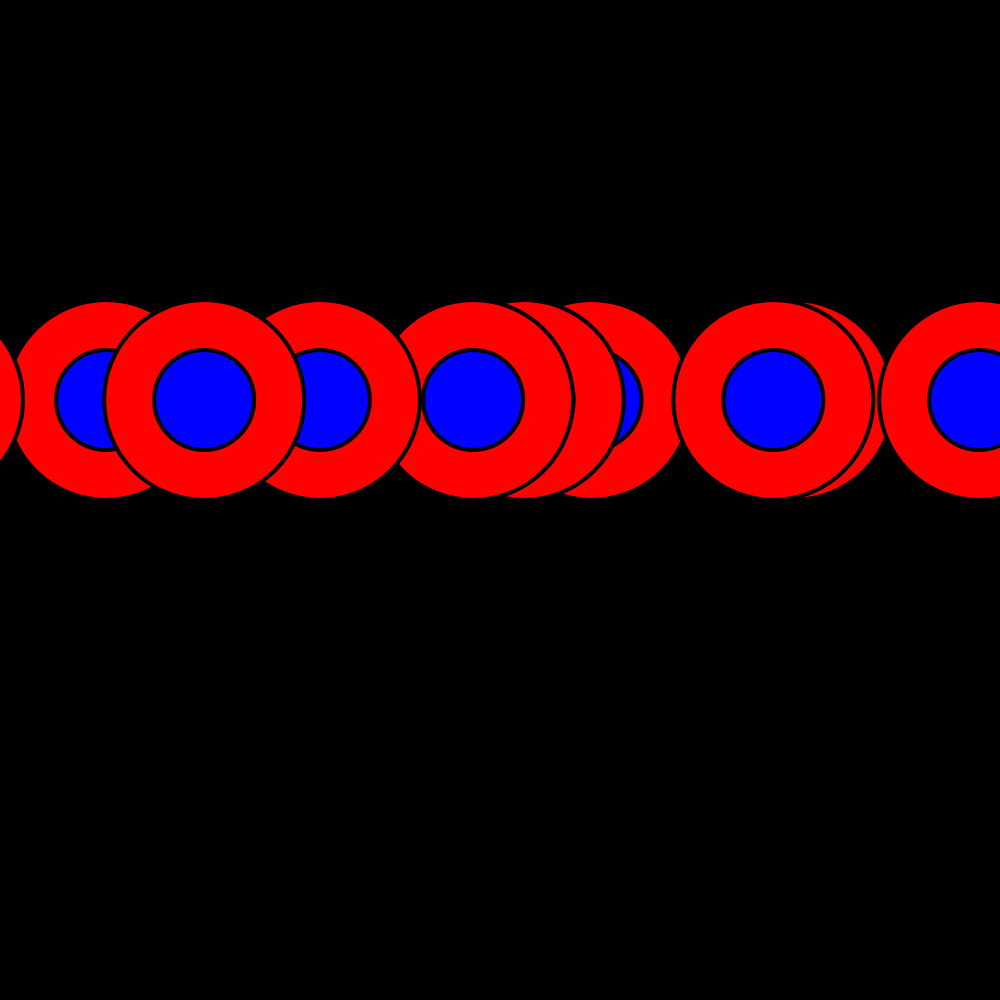
Frame 1 (no input)
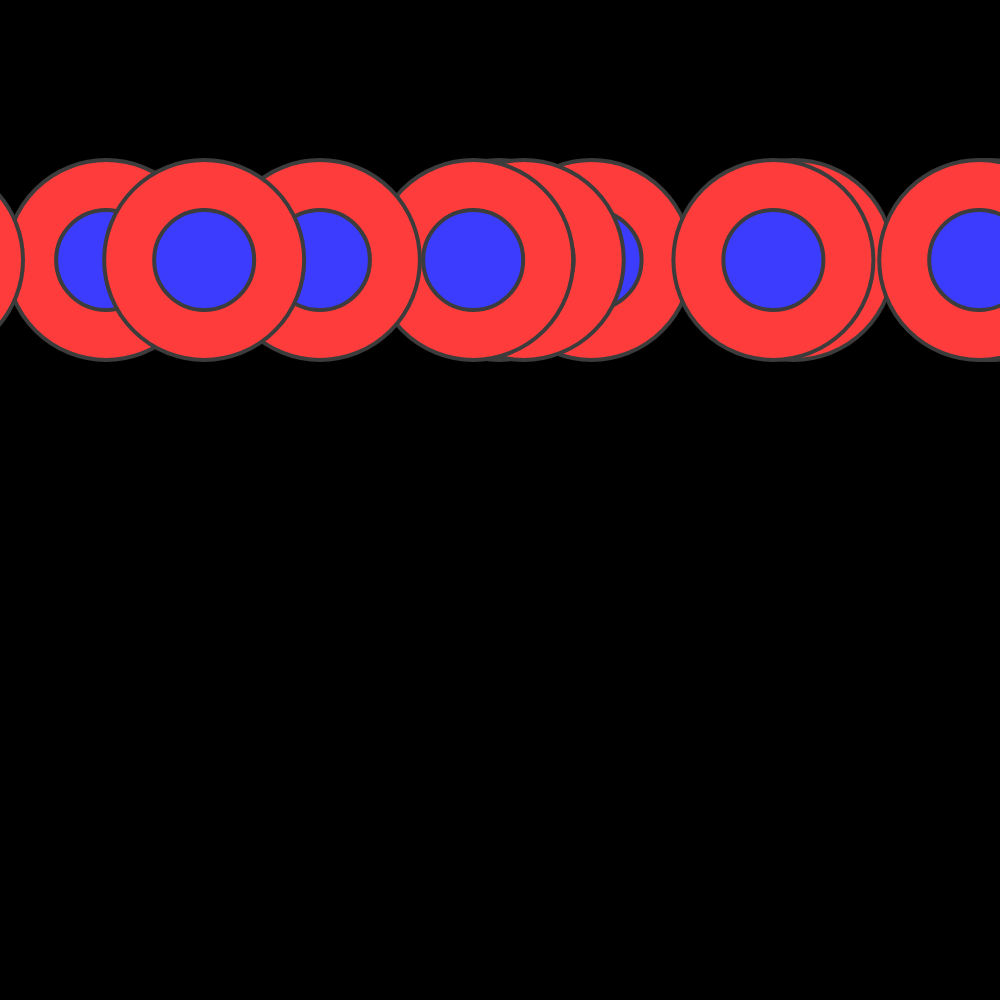
Frame 60 (no input)
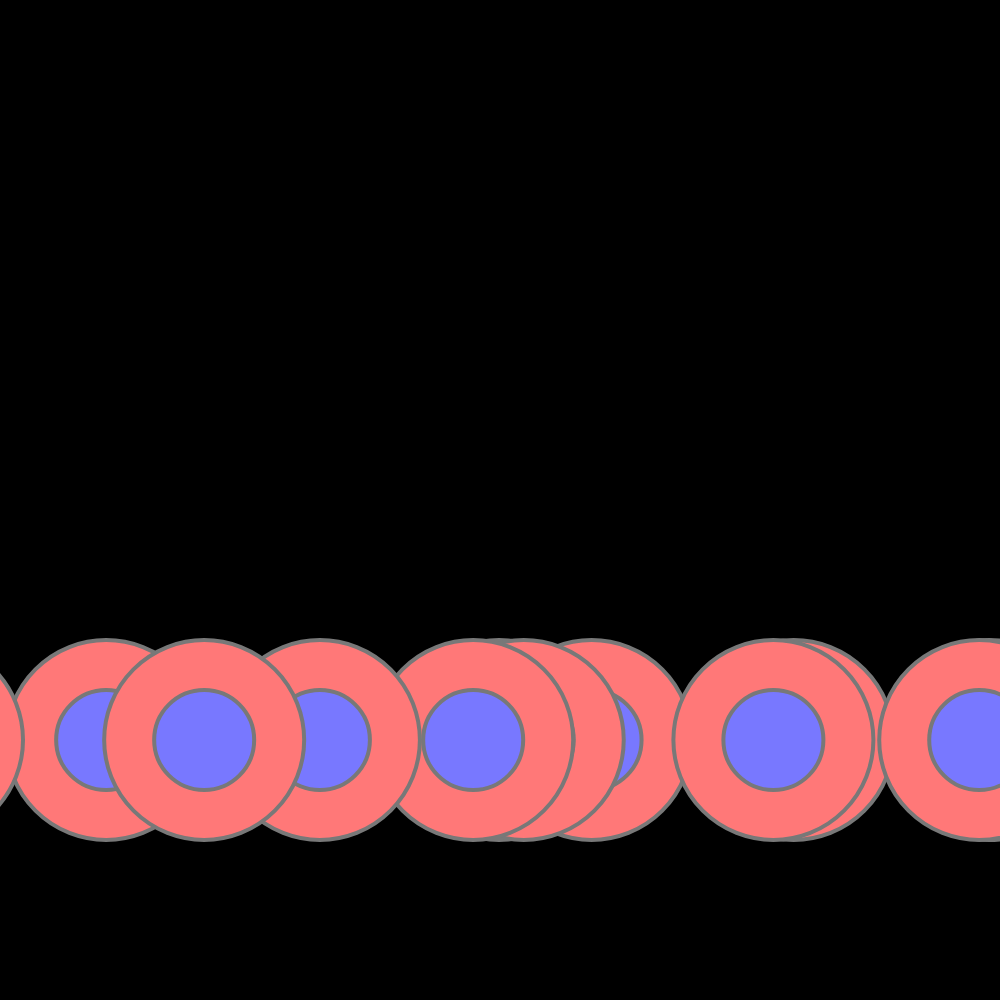
Frame 120 (the mouse pressed at the canvas centre since frame 60)

The p5.js sketch that drew these frames (run headless with seeded random() and noise() and a simulated clock; from frame 60 on, the mouse is pressed at the canvas centre):

// p5.js sketch
// ── sketch.js
var osc = 0;
var glasses = [];

function setup() {
  createCanvas(1000, 1000);
  // glasses = new hourglass();
  for (var i = 0; i < 20; i++) {
    glasses.push(new hourglass(random(width), random(height)));
  }
}

function draw() {
  osc++;
  background(0);

  for (var i = 0; i < glasses.length; i++) {
    glasses[i].display();
    glasses[i].update();
  }

}

function hourglass(x, y) {
  this.x = random(-width, width);
  this.y = height / 2;

  this.w = 200;
  this.h = 200;
  var xSpeed = 2;
  var ySpeed = 20;


  this.update = function() {
    this.y += ySpeed;
    if (this.y > height || this.y < 0 + this.h) {
      ySpeed *= -1;
    }


  }
  this.display = function() {

    strokeWeight(4);
    stroke(osc % 256);
    smooth();
    fill(255, osc % 256, osc % 200);
    arc(this.x, this.y - this.h / 2, this.w, this.h, 0, TWO_PI);
    fill(osc % 256, osc % 200, 255);

    arc(this.x, this.y - this.h / 2, this.w / 2, this.h / 2, 0, TWO_PI);
  }

}
